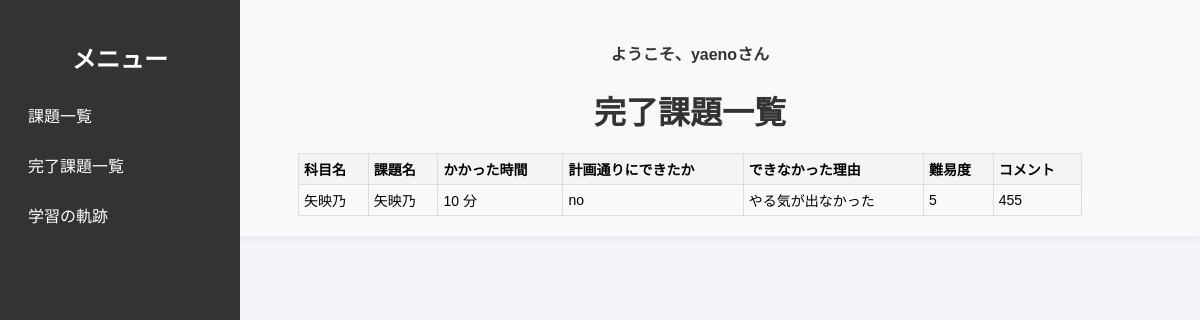
The app's page /accounts/diary/ (signed in) with its own data.
### accounts/models.py (models this page shows)
class CompletedTask(models.Model):
    user = models.ForeignKey(User, on_delete=models.CASCADE)
    task = models.ForeignKey(Task, on_delete=models.CASCADE)
    subject_name = models.CharField(max_length=255)
    assignment_name = models.CharField(max_length=255)
    time_spent = models.IntegerField()  # 分単位
    completed_on_time = models.CharField(max_length=10, choices=[('yes', 'はい'), ('no', 'いいえ')])
    difficulty = models.IntegerField()
    comment = models.TextField(blank=True, null=True)
    reason = models.CharField(
        max_length=50,
        choices=[
            ('時間がなかった', '時間がなかった'),
            ('思ったより時間がかかった', '思ったより時間がかかった'),
            ('集中できなかった', '集中できなかった'),
            ('やる気が出なかった', 'やる気が出なかった'),
            ('予想外の予定が入った', '予想外の予定が入った'),
            ('体調不良', '体調不良'),
            ('その他', 'その他'),
        ],
        blank=True,
        null=True,
    )

### accounts/views.py (the view)
# urls.py: path('diary/', diary_view, name='diary'),
def diary_view(request):
    tasks = CompletedTask.objects.filter(task__user=request.user)
    return render(request, 'accounts/diary.html', {'tasks': tasks})

### templates/accounts/diary.html (shortened to what this page needs)
{% load static %}
<link rel="stylesheet" type="text/css" href="{% static 'css/style.css' %}">
<!DOCTYPE html>
<html lang="ja">
<head>
</head>
<body>
    <div class="sidebar">
        <h2>メニュー</h2>
        <ul>
            <li><a href="{% url 'task_list' %}">課題一覧</a></li>
            <li><a href="{% url 'diary' %}">完了課題一覧</a></li>
            <li><a href="{% url 'graph_display' %}">学習の軌跡</a></li>
        </ul>
    </div>
    <div class="main-content">
        {% if user.is_authenticated %}
            <h4>ようこそ、{{ user.username }}さん</h4>
        {% else %}
            <h4>ログインしてください</h4>
        {% endif %}
        <h1>完了課題一覧</h1>
        <table>
            <thead>
                <tr>
                    <th>科目名</th>
                    <th>課題名</th>
                    <th>かかった時間</th>
                    <th>計画通りにできたか</th>
                    <th>できなかった理由</th>
                    <th>難易度</th>
                    <th>コメント</th>
                </tr>
            </thead>
            <tbody>
                {% for task in tasks %}
                    <tr>
                        <td>{{ task.subject_name }}</td>
                        <td>{{ task.assignment_name }}</td>
                        <td>{{ task.time_spent }} 分</td>
                        <td>{{ task.completed_on_time }}</td>
                        <td>
                            {% if task.completed_on_time == 'yes' %}
                                -
                            {% else %}
                                {{ task.reason|default:"-" }}
                            {% endif %}
                        </td>
                        <td>{{ task.difficulty }}</td>
                        <td>{{ task.comment|default:"-" }}</td>
                    </tr>
                {% empty %}
                    <tr>
                        <td colspan="7">完了した課題はまだありません。</td>
                    </tr>
                {% endfor %}
            </tbody>
        </table>
    </div>
</body>
</html>

### static/css/style.css (style rules this page uses)
body { font-family: Arial, sans-serif; background-color: #f4f4f9; margin: 0; padding: 0; display: flex; justify-content: center; align-items: flex-start; min-height: 100vh; }
.main-content { margin-left: 180px; padding: 30px; width: calc(100% - 180px); background-color: #f9f9f9; box-shadow: 0px 0px 10px rgba(0, 0, 0, 0.1); }
h1, h2, h4 { text-align: center; color: #333; margin-bottom: 20px; }
.sidebar { width: 200px; background-color: #333; color: white; padding: 20px; height: 100vh; position: fixed; left: 0; top: 0; }
.sidebar h2 { color: white; margin-bottom: 20px; }
.sidebar ul { list-style: none; padding: 0; }
.sidebar ul li { margin-bottom: 10px; }
.sidebar ul li a { color: white; text-decoration: none; display: block; padding: 8px; border-radius: 4px; }

### templates/accounts/diary.html (style rules this page uses)
body { display: flex; margin: 0; padding: 0; }
.main-content { flex-grow: 1; padding: 20px; }
table { width: 80%; border-collapse: collapse; margin: 0 auto; }
table th, table td { padding: 5px; text-align: left; border: 1px solid #ddd; font-size: 14px; }
table th { background-color: #f4f4f4; font-weight: bold; }

### records on screen
CompletedTask: subject_name "矢映乃", assignment_name "矢映乃", time_spent "10", completed_on_time "no", reason "やる気が出なかった", difficulty "5", comment "455"

### other values on screen
{{ user.username }} "yaeno"
